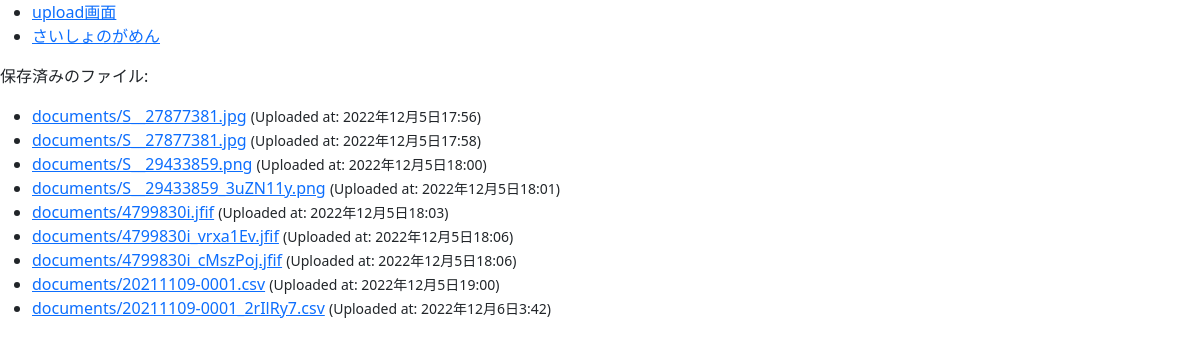
The app's page /index/ with its own data.
### study/models.py (models this page shows)
class Document(models.Model):
    description = models.CharField(max_length=255, blank=True)
    document = models.FileField(upload_to='documents/')
    uploaded_at = models.DateTimeField(auto_now_add=True)

### study/views.py (the view)
# urls.py: path('index/', index, name='index'),
def index(request):
	documents = Document.objects.all()
	return render(request, 'study/index.html',{'documents':documents})

### study/templates/study/index.html
{% extends 'base.html' %}
{% block content %}
    <ul>
        <li><a href="{% url 'myapp:modelform' %}">upload画面</a></li>
        <li><a href="{% url 'myapp:menu' %}">さいしょのがめん</a></li>
    </ul>
    <p>保存済みのファイル:</p>
    <ul>
        {% for obj in documents %}
        <li>
            <a href="{{ obj.document.url }}">{{ obj.document.name }}</a>
            <small>(Uploaded at: {{ obj.uploaded_at }})</small>
        </li>
        {% endfor %}
    </ul>
{% endblock content %}

### study/templates/base.html (shortened to what this page needs)
<!doctype html>
<html lang="ja">
  <head>
    <link href="https://cdn.jsdelivr.net/npm/bootstrap@5.0.0-beta1/dist/css/bootstrap.min.css" rel="stylesheet">
  </head>
  <body>
    {% block content %}{% endblock %}
  </body>
</html>

### records on screen
Document: document.name "documents/S__27877381.jpg", uploaded_at "2022年12月5日17:56"
Document: document.name "documents/S__27877381.jpg", uploaded_at "2022年12月5日17:58"
Document: document.name "documents/S__29433859.png", uploaded_at "2022年12月5日18:00"
Document: document.name "documents/S__29433859_3uZN11y.png", uploaded_at "2022年12月5日18:01"
Document: document.name "documents/4799830i.jfif", uploaded_at "2022年12月5日18:03"
Document: document.name "documents/4799830i_vrxa1Ev.jfif", uploaded_at "2022年12月5日18:06"
Document: document.name "documents/4799830i_cMszPoj.jfif", uploaded_at "2022年12月5日18:06"
Document: document.name "documents/20211109-0001.csv", uploaded_at "2022年12月5日19:00"
Document: document.name "documents/20211109-0001_2rIlRy7.csv", uploaded_at "2022年12月6日3:42"
